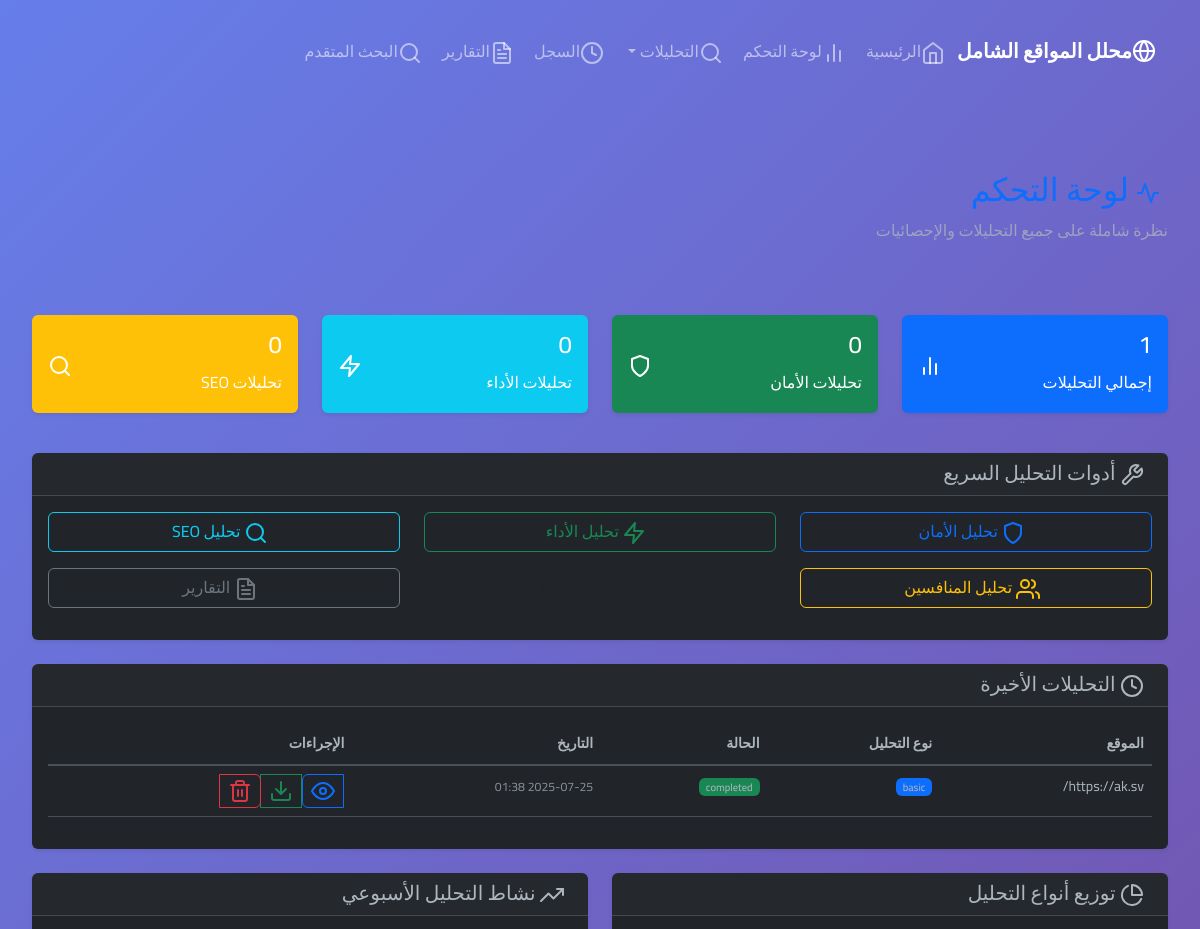
Page /dashboard (upper part) on the earlier database version.
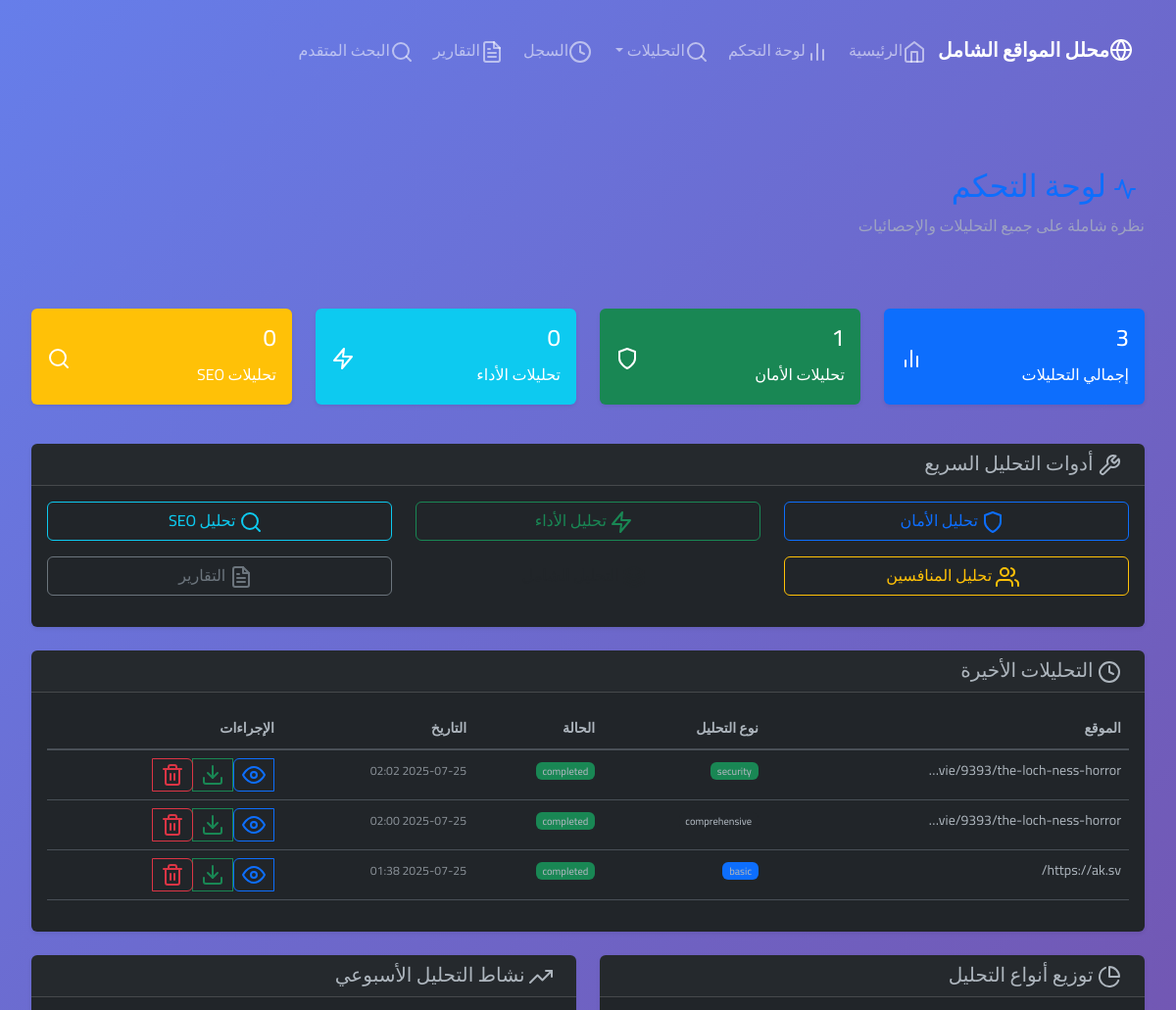
Same page on the later database version.
### models.py (models this page shows, shortened)
class ScrapeResult(db.Model):
    id = db.Column(db.Integer, primary_key=True)
    url = db.Column(db.String(500), nullable=False)
    title = db.Column(db.String(200))
    status = db.Column(db.String(20), default='pending')  # pending, completed, failed
    created_at = db.Column(db.DateTime, default=datetime.utcnow)
    completed_at = db.Column(db.DateTime)
    structure_data = db.Column(db.Text)  # HTML structure analysis
    assets_data = db.Column(db.Text)     # Images, CSS, JS files
    technology_data = db.Column(db.Text) # Tech stack identification
    seo_data = db.Column(db.Text)        # SEO analysis
    navigation_data = db.Column(db.Text) # Site navigation structure
    error_message = db.Column(db.Text)
    recreation_guide = db.Column(db.Text)  # Complete recreation guide
    arabic_report = db.Column(db.Text)     # Arabic comprehensive report
    ad_blocking_stats = db.Column(db.Text) # Ad blocking statistics
    analysis_type = db.Column(db.String(50), default='basic')  # Type of analysis
    data = db.Column(db.Text)  # Additional data storage
    timestamp = db.Column(db.DateTime, default=datetime.utcnow)  # Analysis timestamp

### enhanced_routes.py (the view)
@app.route('/dashboard')
def dashboard():
    try:
        total_analyses = ScrapeResult.query.count()
        recent_analyses = ScrapeResult.query.order_by(ScrapeResult.created_at.desc()).limit(10).all()
        analysis_stats = {}
        for analysis_type in ['basic', 'security', 'performance', 'seo', 'competitor', 'comprehensive']:
            count = ScrapeResult.query.filter_by(analysis_type=analysis_type).count()
            analysis_stats[analysis_type] = count
        return render_template('dashboard.html',
                             total_analyses=total_analyses,
                             recent_analyses=recent_analyses,
                             analysis_stats=analysis_stats)
    except Exception as e:
        logging.error(f"خطأ في لوحة التحكم: {e}")
        flash('حدث خطأ في تحميل لوحة التحكم', 'error')
        return redirect(url_for('index'))

### templates/dashboard.html (shortened to what the changed rows need)
{% extends "base.html" %}
{% block content %}
<div class="container-fluid mt-4">
    <div class="row mb-4">
        <div class="col-12">
            <h1 class="h2 text-primary">
                <i data-feather="activity" class="me-2"></i>
                لوحة التحكم
            </h1>
        </div>
    </div>
    <div class="row mb-4">
        <div class="col-md-3 mb-3">
            <div class="card bg-primary text-white">
                <div class="card-body">
                    <div class="d-flex justify-content-between">
                        <div>
                            <h4 class="card-title">{{ total_analyses }}</h4>
                            <p class="card-text">إجمالي التحليلات</p>
                        </div>
                    </div>
                </div>
            </div>
        </div>
        <div class="col-md-3 mb-3">
            <div class="card bg-success text-white">
                <div class="card-body">
                    <div class="d-flex justify-content-between">
                        <div>
                            <h4 class="card-title">{{ analysis_stats.security or 0 }}</h4>
                            <p class="card-text">تحليلات الأمان</p>
                        </div>
                    </div>
                </div>
            </div>
        </div>
    </div>
    <div class="row mb-4">
        <div class="col-12">
            <div class="card">
                <div class="card-body">
                    {% if recent_analyses %}
                    <div class="table-responsive">
                        <table class="table table-hover">
                            <thead>
                                <tr>
                                    <th>الموقع</th>
                                    <th>نوع التحليل</th>
                                    <th>الحالة</th>
                                    <th>التاريخ</th>
                                    <th>الإجراءات</th>
                                </tr>
                            </thead>
                            <tbody>
                                {% for analysis in recent_analyses %}
                                <tr>
                                    <td>
                                        <div class="text-truncate" style="max-width: 200px;">
                                            {{ analysis.url }}
                                        </div>
                                    </td>
                                    <td>
                                        <span class="badge bg-{{ 'primary' if analysis.analysis_type == 'basic' else 'success' if analysis.analysis_type == 'security' else 'info' if analysis.analysis_type == 'performance' else 'warning' if analysis.analysis_type == 'seo' else 'dark' }}">
                                            {{ analysis.analysis_type }}
                                        </span>
                                    </td>
                                    <td>
                                        <span class="badge bg-{{ 'success' if analysis.status == 'completed' else 'warning' if analysis.status == 'running' else 'danger' }}">
                                            {{ analysis.status }}
                                        </span>
                                    </td>
                                    <td>
                                        <small class="text-muted">
                                            {{ analysis.created_at.strftime('%Y-%m-%d %H:%M') }}
                                        </small>
                                    </td>
                                    <td>
                                        <div class="btn-group btn-group-sm" role="group">
                                            <a href="/results/{{ analysis.id }}" class="btn btn-outline-primary btn-sm">
                                                <i data-feather="eye" size="14"></i>
                                            </a>
                                            <button class="btn btn-outline-success btn-sm" onclick="exportReport('{{ analysis.id }}')">
                                                <i data-feather="download" size="14"></i>
                                            </button>
                                            <button class="btn btn-outline-danger btn-sm" onclick="deleteAnalysis('{{ analysis.id }}')">
                                                <i data-feather="trash-2" size="14"></i>
                                            </button>
                                        </div>
                                    </td>
                                </tr>
                                {% endfor %}
                            </tbody>
                        </table>
                    </div>
                    {% else %}
                    <div class="text-center py-4">
                        <i data-feather="inbox" size="48" class="text-muted mb-3"></i>
                        <p class="text-muted">لا توجد تحليلات بعد</p>
                        <a href="/" class="btn btn-primary">ابدأ تحليل جديد</a>
                    </div>
                    {% endif %}
                </div>
            </div>
        </div>
    </div>
</div>
{% endblock %}

Differences in the rows shown:
added ScrapeResult: url "https://ak.sv/movie/9393/the-loch-ness-horr…", analysis_type "security", status "completed", created_at "2025-07-25 02:02"
added ScrapeResult: url "https://ak.sv/movie/9393/the-loch-ness-horr…", analysis_type "comprehensive", status "completed", created_at "2025-07-25 02:00"
Other differences:
{{ total_analyses }}: "1" → "3"
{{ analysis_stats.security or 0 }}: "0" → "1"
